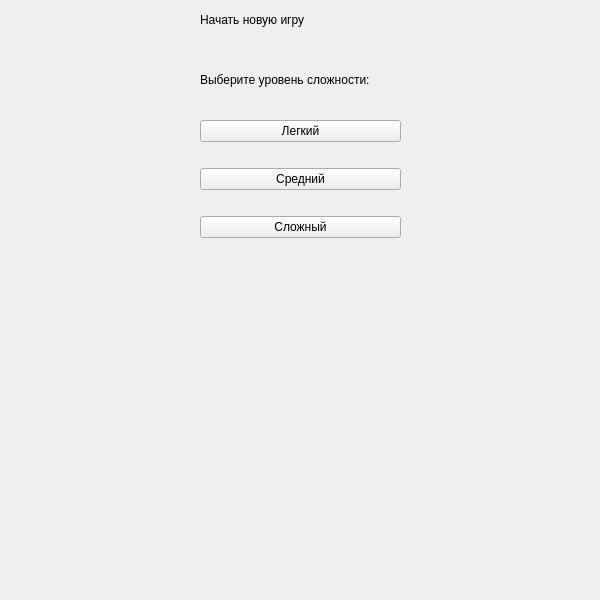
<?xml version="1.0" encoding="UTF-8"?>
<ui version="4.0">
 <class>Form</class>
 <widget class="QWidget" name="Form">
  <property name="enabled">
   <bool>true</bool>
  </property>
  <property name="geometry">
   <rect>
    <x>0</x>
    <y>0</y>
    <width>600</width>
    <height>600</height>
   </rect>
  </property>
  <property name="windowTitle">
   <string>Form</string>
  </property>
  <widget class="QLabel" name="label">
   <property name="geometry">
    <rect>
     <x>200</x>
     <y>10</y>
     <width>200</width>
     <height>20</height>
    </rect>
   </property>
   <property name="text">
    <string>Начать новую игру</string>
   </property>
  </widget>
  <widget class="QWidget" name="verticalLayoutWidget">
   <property name="geometry">
    <rect>
     <x>200</x>
     <y>100</y>
     <width>201</width>
     <height>161</height>
    </rect>
   </property>
   <layout class="QVBoxLayout" name="verticalLayout">
    <item>
     <widget class="QPushButton" name="btn_easy">
      <property name="text">
       <string>Легкий</string>
      </property>
     </widget>
    </item>
    <item>
     <widget class="QPushButton" name="btn_middle">
      <property name="text">
       <string>Средний</string>
      </property>
     </widget>
    </item>
    <item>
     <widget class="QPushButton" name="btn_hard">
      <property name="text">
       <string>Сложный</string>
      </property>
     </widget>
    </item>
   </layout>
  </widget>
  <widget class="QLabel" name="label_2">
   <property name="geometry">
    <rect>
     <x>200</x>
     <y>70</y>
     <width>221</width>
     <height>20</height>
    </rect>
   </property>
   <property name="text">
    <string>Выберите уровень сложности:</string>
   </property>
  </widget>
 </widget>
 <resources/>
 <connections/>
</ui>
